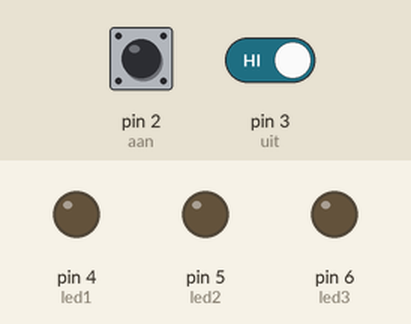
Recording of a sketch running on a simulated Arduino Uno, built with avr-gcc and run on an emulated ATmega328P. Parts: output pins drawn as LEDs (lit = HIGH). The inputs (shaded band) are chosen by the test bench; at power-on: pin 2 (aan) HIGH, pin 3 (uit) HIGH.

Above: at 1.2 s.
1.3 s: pin 2 (aan) driven LOW
At 1.6 s:
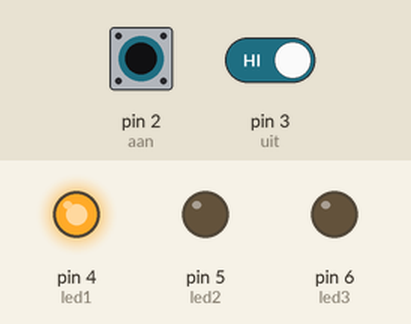
2.8 s: pin 3 (uit) driven LOW
At 4.0 s:
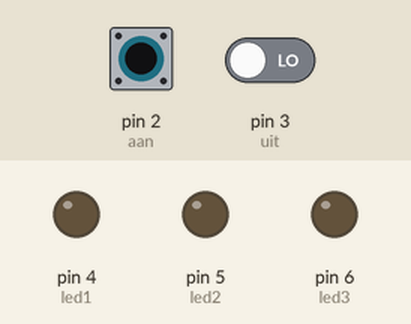
4.3 s: pin 2 (aan) pulsed HIGH 5 times (0.12 s each, 0.3 s apart)
At 6.4 s:
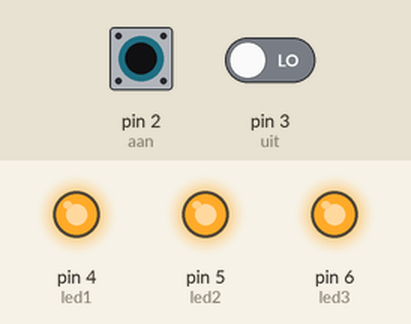
Timing chart, 0 to 7.9 s (numbered marks = the images above; inputs shaded):
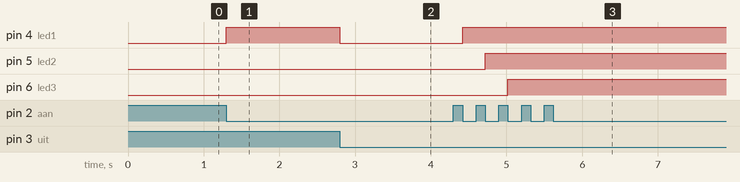

The sketch:

opdracht3_onoff_3leds2.ino
```cpp
int aan = 2;
int uit = 3;
int led1 = 4;
int led2 = 5;
int led3 = 6;
int counter = 0;
void setup() {
  pinMode(aan, INPUT);
  pinMode(uit, INPUT);
  pinMode(led1, OUTPUT);
  pinMode(led2, OUTPUT);
  pinMode(led3, OUTPUT);
  attachInterrupt(digitalPinToInterrupt(aan), ledaan, FALLING);
  attachInterrupt(digitalPinToInterrupt(uit), leduit, FALLING);
}

void ledaan(){
  switch (counter)
  {
    case 0:
      digitalWrite(led1, HIGH);
      counter += 1;
      break;
    case 1:
      digitalWrite(led2, HIGH);
      counter += 1;
      break;
    case 2:
      digitalWrite(led3, HIGH);
      counter += 1;
      break;
  }
}

void leduit(){
  switch (counter)
  {
    case 1:
      digitalWrite(led1, LOW);
      counter -= 1;
      break;
    case 2:
      digitalWrite(led2, LOW);
      counter -= 1;
      break;
    case 3:
      digitalWrite(led3, LOW);
      counter -= 1;
      break;
  }
}

void loop() {
  // put your main code here, to run repeatedly:

}
```

Measured:
- after the input at 1.3 s, pin 4 (led1): LOW → HIGH at once
- after the input at 2.8 s, pin 4 (led1): HIGH → LOW at once
- after the input at 4.3 s, pin 4 (led1): LOW → HIGH after 0.12 s; pin 5 (led2): LOW → HIGH after 0.42 s; pin 6 (led3): LOW → HIGH after 0.72 s
